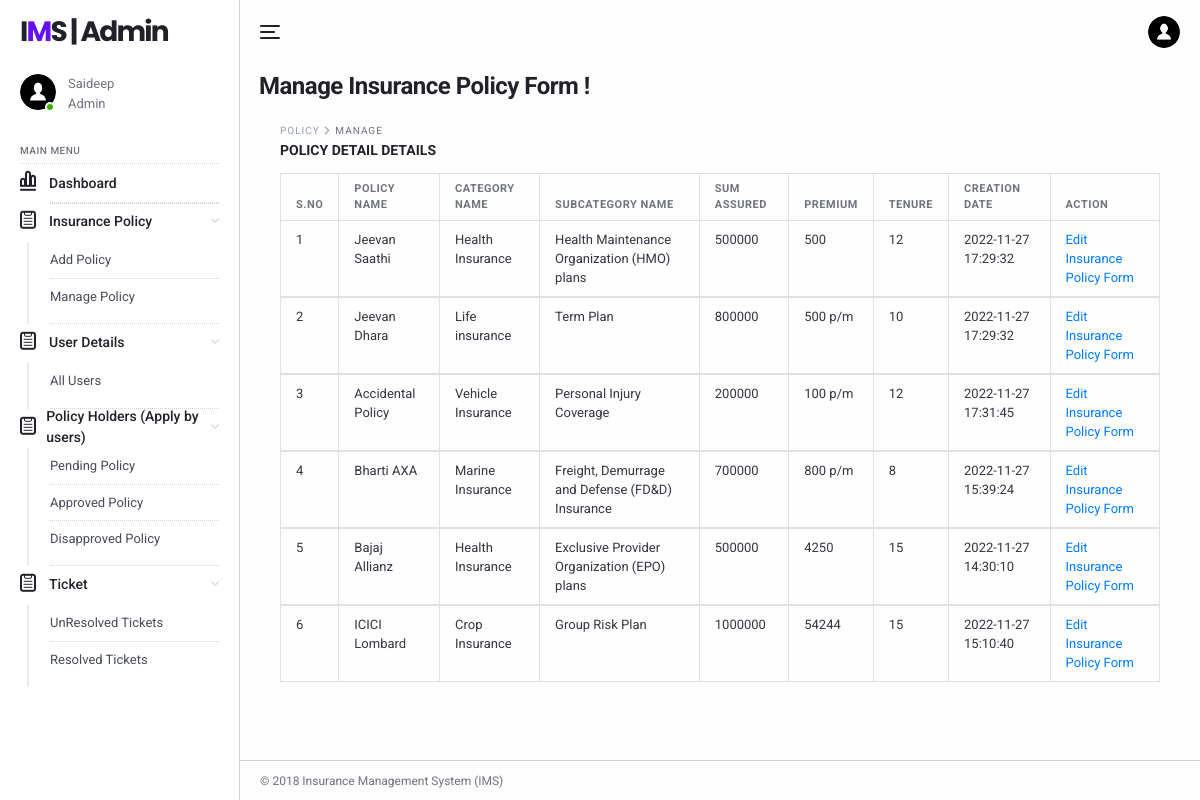
Screenshot of /IMS/admin/manage-policyform.php (signed in) with the database file from the repository.
### tables this page shows
CREATE TABLE `tblimsadmin` (
  `ID` int(11) NOT NULL,
  `AdminName` varchar(120) DEFAULT NULL,
  `AdminUsername` varchar(45) DEFAULT NULL,
  `Password` varchar(45) DEFAULT NULL,
  `AdminRegdate` timestamp NULL DEFAULT current_timestamp()
);

CREATE TABLE `tblpolicy` (
  `ID` int(11) NOT NULL,
  `SubcategoryId` int(25) NOT NULL,
  `CategoryId` int(25) DEFAULT NULL,
  `PolicyName` varchar(45) DEFAULT NULL,
  `Sumassured` int(11) DEFAULT NULL,
  `Premium` varchar(45) DEFAULT NULL,
  `Tenure` int(10) DEFAULT NULL,
  `CreationDate` timestamp NOT NULL DEFAULT current_timestamp() ON UPDATE current_timestamp()
);

CREATE TABLE `category` (
  `ID` int(11) NOT NULL,
  `CategoryName` varchar(45) DEFAULT NULL,
  `CreationDate` timestamp NULL DEFAULT current_timestamp()
);

CREATE TABLE `tblsubcategory` (
  `id` int(11) NOT NULL,
  `CategoryId` int(25) NOT NULL,
  `SubcategoryName` varchar(200) NOT NULL,
  `CreationDate` timestamp NULL DEFAULT current_timestamp(),
  `UpdationDate` timestamp NULL DEFAULT NULL ON UPDATE current_timestamp()
);

### IMS/admin/manage-policyform.php (the view, shortened to what this page needs)
<?php
include('includes/dbconnection.php');
if (strlen($_SESSION['aid']==0)) {
  header('location:logout.php');
  } else{
?>
<!DOCTYPE html>
<html lang="en">
  <head>
    <link href="../lib/fontawesome-free/css/all.min.css" rel="stylesheet">
    <link href="../lib/ionicons/css/ionicons.min.css" rel="stylesheet">
    <link href="../lib/typicons.font/typicons.css" rel="stylesheet">
    <link href="../lib/morris.js/morris.css" rel="stylesheet">
    <link href="../lib/flag-icon-css/css/flag-icon.min.css" rel="stylesheet">
    <link href="../lib/jqvmap/jqvmap.min.css" rel="stylesheet">
    <link rel="stylesheet" href="../css/azia.css">
  </head>
  <body class="az-body az-body-sidebar">
<?php include_once('includes/sidebar.php');?>
    <div class="az-content az-content-dashboard-two">
<?php include_once('includes/header.php');?>
      <div class="az-content-header d-block d-md-flex">
        <div>
          <h2 class="az-content-title mg-b-5 mg-b-lg-8">Manage Insurance Policy Form !</h2>
        </div>
      </div>
      <div class="az-content-body">
     <div class="az-content">
      <div class="container">
        <div class="az-content-body">
          <div class="az-content-breadcrumb">
            <span>Policy </span>
            <span>Manage</span>
          </div>
          <div class="az-content-label mg-b-5">Policy Detail Details</div>
          <div class="table-responsive">
            <table class="table table-bordered mg-b-0">
              <thead>
                <tr>
                  <th>S.NO</th>
                  <th>Policy Name</th>
                  <th>Category Name</th>
                   <th>SubCategory Name</th>
                   <th>Sum Assured</th>
                   <th>Premium</th>
                   <th>Tenure</th>
                  <th>Creation Date</th>
                  <th>Action</th>
                </tr>
              </thead>
              <?php
$ret=mysqli_query($con,"select category.CategoryName as catname,tblsubcategory.SubcategoryName as subcat, tblpolicy.PolicyName,tblpolicy.CreationDate as cdate,tblpolicy.ID,tblpolicy.Sumassured,tblpolicy.Premium,tblpolicy.Tenure  from tblpolicy inner join category on category.ID=tblpolicy.CategoryId inner join tblsubcategory on  tblsubcategory.id=tblpolicy.SubcategoryId");
$cnt=1;
while ($row=mysqli_fetch_array($ret)) {
?>
              <tbody>
                <tr>
                  <td><?php echo $cnt;?></td>
                       <td><?php  echo $row['PolicyName'];?></td>
                  <td><?php  echo $row['catname'];?></td>
                  <td><?php  echo $row['subcat'];?></td>
                  <td><?php  echo $row['Sumassured'];?></td>
                  <td><?php  echo $row['Premium'];?></td>
                  <td><?php  echo $row['Tenure'];?></td>
                   <td><?php  echo $row['cdate'];?></td>
                  <td><a href="edit-policyform.php?polid=<?php echo $row['ID'];?>">Edit Insurance Policy Form</a>
                </tr>
                <?php
$cnt=$cnt+1;
}?>
              </tbody>
            </table>
          </div>
            </div>
          </div>
        </div>
      </div>
    <?php include_once('includes/footer.php');?>
    </div>
  </body>
</html>
<?php }  ?>

### IMS/admin/includes/sidebar.php
  <div class="az-sidebar">
      <div class="az-sidebar-header">
        <a href="#" class="az-logo">I<span>M</span>S | Admin</a>
      </div>
      <div class="az-sidebar-loggedin">
        <div class="az-img-user online"><img src="../img/user.png" alt=""></div>
        <div class="media-body">
                      <?php
$adminid=$_SESSION['aid'];
$ret=mysqli_query($con,"select AdminName from tblimsadmin where ID='$adminid'");
$row=mysqli_fetch_array($ret);
$name=$row['AdminName'];
?>
                  <span><?php echo $name; ?></span>
          <span>Admin</span>
        </div>
      </div>
      <div class="az-sidebar-body">
        <ul class="nav">
          <li class="nav-label">Main Menu</li>
            <li class="nav-item show">
            <a href="dashboard.php" class="nav-link"><i class="typcn typcn-chart-bar-outline"></i>Dashboard</a>
          </li>
<li class="nav-item show">
<li class="nav-item show">
            <a href="#" class="nav-link with-sub"><i class="typcn typcn-clipboard"></i>Insurance Policy</a>
            <nav class="nav-sub">
              <a href="policyform.php" class="nav-sub-link">Add Policy</a>
              <a href="manage-policyform.php" class="nav-sub-link">Manage Policy</a>
            </nav>
          </li>
          <li class="nav-item show">
            <a href="" class="nav-link with-sub"><i class="typcn typcn-clipboard"></i>User Details</a>
            <nav class="nav-sub">
              <a href="user-detail.php" class="nav-sub-link">All Users</a>
            </nav>
          </li>
<li class="nav-item show">
            <a href="#" class="nav-link with-sub"><i class="typcn typcn-clipboard"></i>Policy Holders (Apply by users)</a>
            <nav class="nav-sub">
              <a href="pending-policy.php" class="nav-sub-link">Pending Policy</a>
            <a href="approve-policy.php" class="nav-sub-link">Approved Policy</a>
            <a href="disapprove-policy.php" class="nav-sub-link">Disapproved Policy</a>
            </nav>
          </li>
          <li class="nav-item show">
            <a href="" class="nav-link with-sub"><i class="typcn typcn-clipboard"></i>Ticket</a>
            <nav class="nav-sub">
              <a href="unresolved-tickets.php" class="nav-sub-link">UnResolved Tickets</a>
              <a href="resolved-tickets.php" class="nav-sub-link">Resolved Tickets</a>
            </nav>
          </li>
        </ul>
      </div>
    </div>

### rows the page displays
tblimsadmin: AdminName "Saideep"
tblpolicy: PolicyName "Jeevan Saathi", CategoryId.CategoryName "Health Insurance", SubcategoryId.SubcategoryName "Health Maintenance Organization (HMO) plans", Sumassured "500000", Premium "500", Tenure "12", CreationDate "2022-11-27 17:29:32"
tblpolicy: PolicyName "Jeevan Dhara", CategoryId.CategoryName "Life insurance", SubcategoryId.SubcategoryName "Term Plan", Sumassured "800000", Premium "500 p/m", Tenure "10", CreationDate "2022-11-27 17:29:32"
tblpolicy: PolicyName "Accidental Policy", CategoryId.CategoryName "Vehicle Insurance", SubcategoryId.SubcategoryName "Personal Injury Coverage", Sumassured "200000", Premium "100 p/m", Tenure "12", CreationDate "2022-11-27 17:31:45"
tblpolicy: PolicyName "Bharti AXA", CategoryId.CategoryName "Marine Insurance", SubcategoryId.SubcategoryName "Freight, Demurrage and Defense (FD&D) Insurance", Sumassured "700000", Premium "800 p/m", Tenure "8", CreationDate "2022-11-27 15:39:24"
tblpolicy: PolicyName "Bajaj Allianz", CategoryId.CategoryName "Health Insurance", SubcategoryId.SubcategoryName "Exclusive Provider Organization (EPO) plans", Sumassured "500000", Premium "4250", Tenure "15", CreationDate "2022-11-27 14:30:10"
tblpolicy: PolicyName "ICICI Lombard", CategoryId.CategoryName "Crop Insurance", SubcategoryId.SubcategoryName "Group Risk Plan", Sumassured "1000000", Premium "54244", Tenure "15", CreationDate "2022-11-27 15:10:40"
